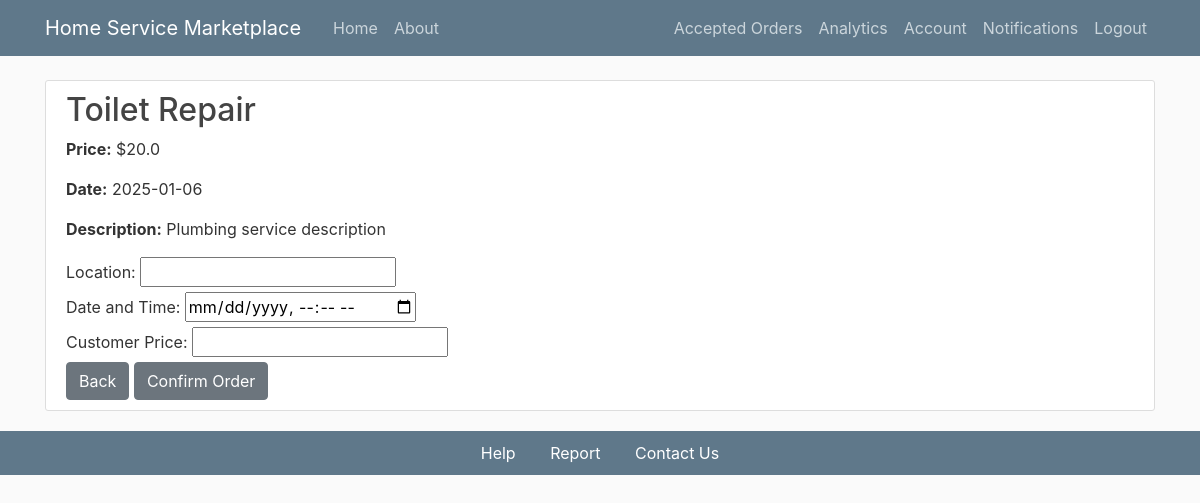
The page /placeorder/1 (signed in) on the database its author committed.
### flaskapp/models.py (models this page shows, shortened)
class Service(db.Model):
    id = db.Column(db.Integer, primary_key=True)
    title = db.Column(db.String(100), nullable=False)
    description = db.Column(db.Text, nullable=False)
    date_posted = db.Column(db.DateTime, nullable=False, default=datetime.utcnow)
    user_id = db.Column(db.Integer, db.ForeignKey('user.id'), nullable=False)
    provider_id = db.Column(db.Integer, db.ForeignKey('service_provider.id'), nullable=False)
    ratings = db.Column(db.Integer, nullable=False)
    category_id = db.Column(db.Integer, db.ForeignKey('category.id'), nullable=False)
    duration = db.Column(db.Integer, nullable=False)
    ser_price = db.Column(db.Float, nullable=False)
    orders = db.relationship('Order', backref='linked_service', lazy=True)

### flaskapp/routes.py (the view)
@app.route('/placeorder/<int:service_id>')
@login_required
def placeorder(service_id):
    services = Service.query.filter_by(id=service_id).first()
    ref = request.referrer
    return render_template('orderform.html', details=services, referrer=ref)

### flaskapp/models.py (called while the page is built)
@login_manager.user_loader
def load_user(user_id):
    return User.query.get(int(user_id))

    @property
    def is_service_provider(self):
        return ServiceProvider.query.filter_by(id=self.id).first() is not None

### flaskapp/templates/orderform.html (shortened to what this page needs)
{% extends "layout.html" %}
{% block content %}
<div class="content-section">
  <h2>{{ details.title }}</h2>
  <p><strong>Price:</strong> ${{ details.ser_price }}</p>
  <p><strong>Date:</strong> {{ details.date_posted.strftime('%Y-%m-%d') }}</p>
  <p><strong>Description:</strong> {{ details.description }}</p>
  <form action="{{ url_for('postorder') }}" method="POST">
    <label for="location">Location:</label>
    <input type="text" id="location" name="location" step="0.01" />
    <br />
    <label for="datetime">Date and Time:</label>
    <input type="datetime-local" id="datetime" name="datetime"/>
    <br />
    <label for="price">Customer Price:</label>
    <input type="number" id="price" name="price" step="0.01" />
    <br />
    <a href="{{ referrer }}" class="btn btn-secondary">Back</a>
    <button type="submit" class="btn btn-secondary">Confirm Order</button>
  </form>
</div>
{% endblock content %}

### flaskapp/static/main.css (style rules this page uses)
body { background: #fafafa; color: #333333; margin-top: 5rem; }
h1, h2, h3, h4, h5, h6 { color: #444444; }
.content-section { background: #ffffff; padding: 10px 20px; border: 1px solid #dddddd; border-radius: 3px; margin-bottom: 20px; }

### rows shown on the page
Service: title "Toilet Repair", ser_price "20.0", date_posted "2025-01-06", description "Plumbing service description"
